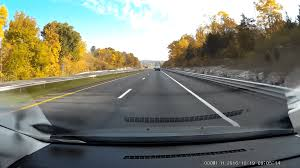
#> input picture image.png, 300 x 168 px, found by its file name
$ python new.py
#> lines starting #> are read from the running program, lines starting #| are printed output that depends on the picture; after the words box and inside, x2 and y2 are one past the last pixel; in counts of white or black regions, pixels touching at a corner belong together
import urllib.request as request
import cv2 as cv
import numpy as np


def read_image_from_github(url):
    req = request.urlopen(url) # lấy dữ liệu về local
    arr = np.asarray(bytearray(req.read()), dtype=np.uint8) #đọc dữ liệu
    img = cv.imdecode(arr, cv.IMREAD_COLOR) #decode sang ma trận pixel
#> img is the input picture: shape (168, 300, 3); mean B, G, R 113.3, 125.8, 123.7
    return img

def add_gauss_noise(img):
    mean = 0
    sigma = 20
    noise = np.random.normal(mean, sigma, img.shape)
    img_n = np.clip(img + noise, 0, 255).astype(np.uint8)
    return img_n

def add_peper_noise(img, amount=0.02):
    noisy = img.copy()
    num_pixels = int(amount*img.size)
    #white
    cords = [np.random.randint(0, i-1, num_pixels)  for i in img.shape]
    noisy[cords[0], cords[1]] = 255
    #black
    cords = [np.random.randint(0, i-1, num_pixels)  for i in img.shape]
    noisy[cords[0], cords[1]] = 0

    return noisy


def restore_img(img_noise):
    _img = cv.GaussianBlur(img_noise, (3,3), 0)
    return _img


if __name__== "__main__":
    # url = "https://raw.githubusercontent.com/opencv/opencv/refs/heads/4.x/samples/data/lena.jpg"
    url ="https://raw.githubusercontent.com/anth2005/TGPM/refs/heads/main/image.png"
    # print(read_image_from_github(url))
    img = read_image_from_github(url)

    img_bw = cv.cvtColor(img, cv.COLOR_RGB2GRAY)
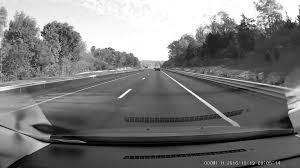
#> img_bw: shape (168, 300); min 0, max 255, mean 121.8
    ed1 = cv.Canny(img, 100,200)
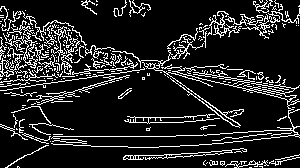
#> ed1: shape (168, 300); 14% white in thin lines or dots
    h, w = ed1.shape
#> h = 168; w = 300
    mask = np.zeros_like(ed1)
    poly = np.array(
         [[ (0,h),
        (w,h),
        (w//2+50, h//2),
        (w//2 - 50, h//2)
        ]], dtype=np.int32
)
    cv.fillPoly(mask, poly, 255)
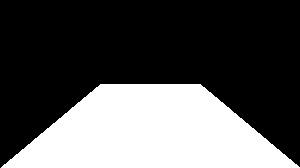
#> mask: shape (168, 300); 33.4% white; 1 white region, box (x1, y1, x2, y2) and area: (1, 84, 300, 168) 16816
    roi = cv.bitwise_and(ed1, mask)
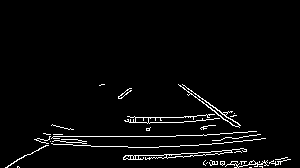
#> roi: shape (168, 300); 3.3% white in thin lines or dots, all inside (x1, y1, x2, y2) = (5, 84, 291, 168)
    img2 = np.concatenate((ed1, roi), axis=1)
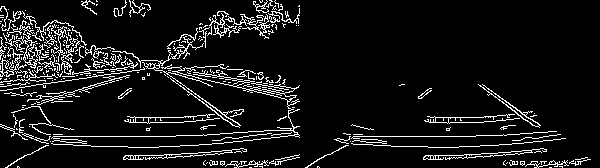
#> img2: shape (168, 600); 8.6% white in thin lines or dots
    cv.imshow("ROI", img2)
    cv.waitKey(0)
    cv.destroyAllWindows()

    lines = cv.HoughLinesP(roi,
                           rho=1.0,
                           theta=np.pi/180,
                           threshold=50,
                           minLineLength=50,
                           maxLineGap=150)
#> lines = [[49, 136, 248, 136], [53, 144, 246, 151], [17, 159, 241, 152], [130, 117, 228, 117], [182, 84, 284, 158], [173, 146, 265, 138], [178, 84, 280, 161], [17, 167, 223, 153], [129, 122, 237, 122], [45, 145, 251, 131], [123, 158, 280, 163]]
    lane_img = img.copy()
    if lines is not None:
        for line in lines:
            x1,y1, x2, y2 = line[0]
            cv.line(lane_img, (x1,y1), (x2,y2), (0, 0, 255 ),2)
#> this loop made 11 passes
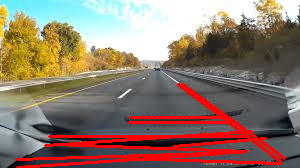
#> lane_img: shape (168, 300, 3); 9.46% of pixels changed, all inside (x1, y1, x2, y2) = (16, 83, 286, 168)
    cv.imshow("img2", lane_img)
    cv.waitKey(0)
    cv.destroyAllWindows()


    # [63 lines of commented-out code are left out]
